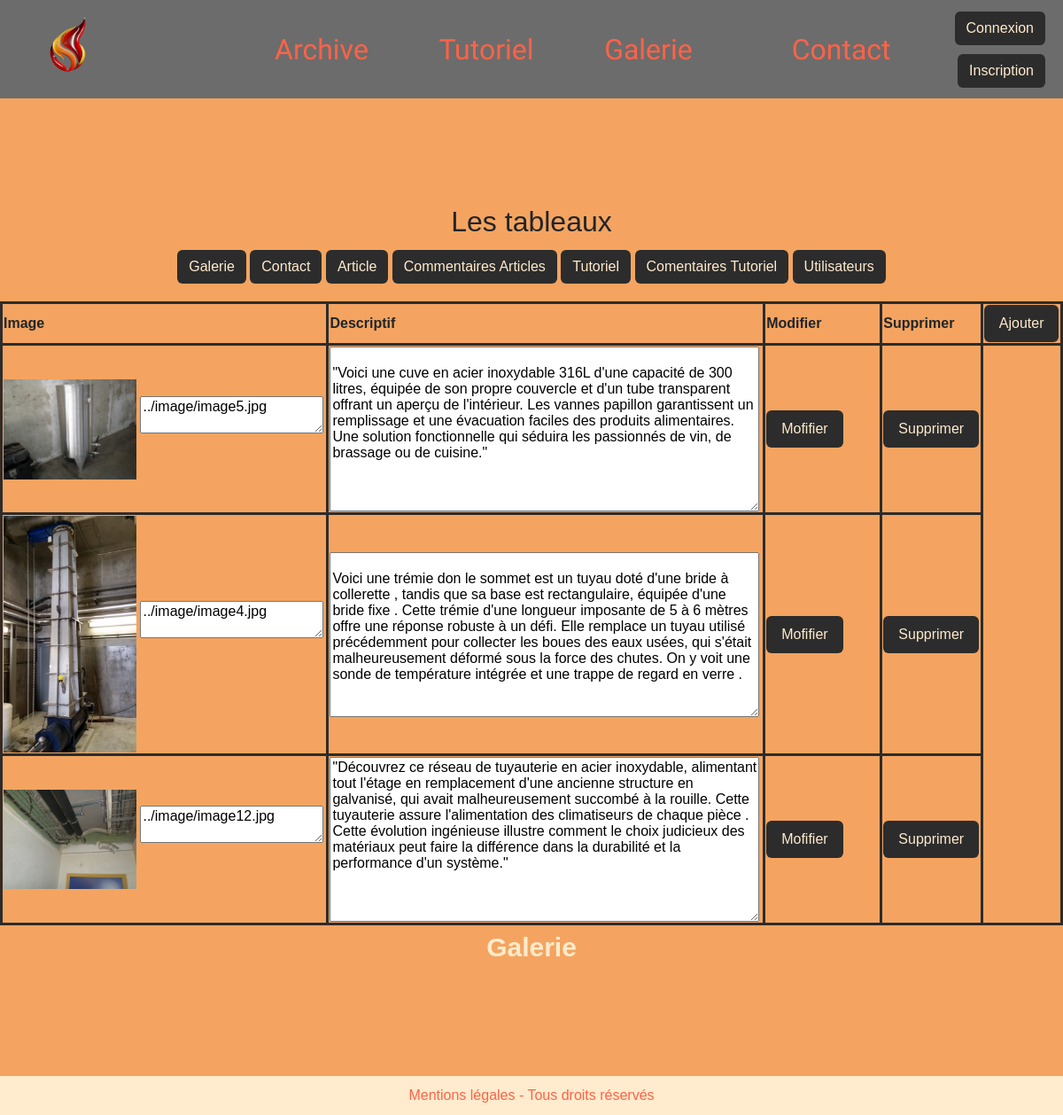
Page /pages/dashboard.php on the committed database.
### tables this page shows
CREATE TABLE `galerie` (
  `id_galerie` int(11) NOT NULL,
  `photo` varchar(100) NOT NULL,
  `descriptif` text NOT NULL
);

### composants/connexion.php (called while the page is built, shortened)
<?php
class ma_connexion{
    private $connexionPDO;
    public function __construct($host, $nom_bd, $user, $password)
    {
        $this -> host = $host;
        $this -> nom_bd = $nom_bd;
        $this -> user = $user;
        $this -> password = $password;
        try {
            $dsn = "mysql:host=" . $this-> host . "; dbname=" . $this-> nom_bd . "; charset:=utf8mb4_unicode_ci";
            $this-> connexionPDO = new PDO($dsn, $this-> user, $this-> password);
            $this-> connexionPDO->setAttribute(PDO::ATTR_ERRMODE, PDO::ERRMODE_EXCEPTION);
        } catch (PDOException $e) {
            echo "Erreur : " . $e->getMessage();
        }
    }
    public function select( $colonne, $table){
        try {
            $select = "SELECT $colonne FROM $table";
            $requete = $this -> connexionPDO -> prepare($select);
            $requete -> execute();
            $afficher = $requete -> fetchAll(PDO::FETCH_ASSOC);
            return $afficher;
        } catch (PDOException $e) {
            echo "Erreur : " . $e->getMessage();
        }
    }
}
$connexion = new ma_connexion("localhost", "bdd_chaudronnerie", "root", "");
?>

### pages/dashboard.php (the view, shortened to what this page needs)
<?php
include "../composants/connexion.php";
?>
<html lang="en">
<head>
    <link href="https://cdn.jsdelivr.net/npm/bootstrap@5.3.1/dist/css/bootstrap.min.css" rel="stylesheet">
    <link rel="stylesheet" href="https://cdnjs.cloudflare.com/ajax/libs/font-awesome/6.4.2/css/all.min.css" />
    <link rel="stylesheet" href="../style.css">
</head>
<body>
<?php include "../composants/header.php" ?>
    <main>
        <div id="corps-dash">
            <div id="btndash">
                <h2>Les tableaux</h2>
                <div>
                    <button class="btn btnDashboard btnGal">Galerie</button>
                    <button class="btn btnDashboard btnCont">Contact</button>
                    <button class="btn btnDashboard btnArt">Article</button>
                    <button class="btn btnDashboard btnComArt">Commentaires Articles</button>
                    <button class="btn btnDashboard btnTuto">Tutoriel</button>
                    <button class="btn btnDashboard btnComTuto">Comentaires Tutoriel</button>
                    <button class="btn btnDashboard btnUtil">Utilisateurs</button>
                </div>
            </div>
            <div class="galerieTable">
                <table class="table-dash">
                    <caption>Galerie</caption>
                    <thead>
                        <tr>
                            <th>Image</th>
                            <th>Descriptif</th>
                            <th>Modifier</th>
                            <th>Supprimer</th>
                            <th>
                                <button type="button" class="btn button" data-bs-toggle="modal" data-bs-target="#ajout-photo">
                                    Ajouter
                                </button>
                            </th>
                        </tr>
                    </thead>
                    <tbody>
                        <?php
                            $galerie = $connexion->select("*", "galerie");
                            foreach ($galerie as $cartes) {
                                echo '
                                <tr>
                                <form id="formModif'. $cartes["id_galerie"] . '" class="forme-form" method="POST" action="../controller.php">
                                    <input class="form" type="hidden" name="id_galerie" value="'. $cartes["id_galerie"] . '">
                                    <td>
                                        <img src="'. $cartes["photo"] . '" width="150">
                                        <textarea type="text" name="photo">' . $cartes['photo'] . '</textarea>
                                    </td>
                                    <td>
                                        <textarea cols="50" rows="10" type="text" name="descriptif">' . $cartes['descriptif'] . '</textarea>
                                    </td>
                                    <td>
                                        <button type="button" class="btn button nico" data-bs-toggle="modal" data-bs-target="#modif-modal'. $cartes["id_galerie"] . '">
                                            Mofifier
                                        </button>
                                    </td>
                                    <td>
                                        <button type="button" class="btn button" data-bs-toggle="modal" data-bs-target="#supp-modal'. $cartes["id_galerie"] . '">
                                            Supprimer
                                        </button>
                                    </td>
                                </form>
                                </tr>
                                <div class="modal fade" id="modif-modal'. $cartes["id_galerie"] . '" tabindex="-1" aria-labelledby="exampleModalLabel" aria-hidden="true">
                                                <button type="submit" class="btn enregistrer" form="formModif'. $cartes["id_galerie"] . '">Enregistrer</button>
                                </div>
                                <div class="modal fade" id="supp-modal'. $cartes["id_galerie"] . '" tabindex="-1" aria-labelledby="exampleModalLabel" aria-hidden="true">
                                                <form id="formSupp'. $cartes["id_galerie"] .'" class="forme-form" method="POST" action="../controller.php">
                                                    <input name="id_galerie" type="hidden" value="'. $cartes["id_galerie"] .'">
                                                </form>
                                                <img src="'. $cartes["photo"] .'" width="300">
                                                <p>'. $cartes["descriptif"] .'</p>
                                                <button type="submit" class="btn enregistrer" form="formSupp'. $cartes["id_galerie"] .'">Supprimer</button>
                                </div>
                            </div>
                            ';
                            }
                            ?>
    </main>
<?php include "../composants/footer.php" ?>
</body>
</html>

### composants/header.php (shortened to what this page needs)
<header>
    <div class="navbar">
        <div class="logo">
            <a id="lien_index" href="../index.php" ><img id="logo" src="../image/Logo.png" alt="Logo"></a>
        </div>
        <div class="centered-links">
            <a id="lien_archive" href="archive.php">Archive</a>
            <a id="lien_tutoriel" href="tutoriel.php">Tutoriel</a>
            <a id="lien_galerie" href="galerie.php">Galerie</a>
        </div>
        <div class="contact">
            <a id="lien_formulaire" href="contact.php">Contact</a>
        </div>
        <div class="button-user">
            <button type="button" class="btn button-compte" data-bs-toggle="modal" data-bs-target="#conn-modal"
            <?php
            if(isset($_SESSION["role"])){
                echo'hidden';
            }
            ?>
            >
                Connexion
            </button>
            <button type="button" class="btn button-compte" data-bs-toggle="modal" data-bs-target="#inscri-modal"
            <?php
            if(isset($_SESSION["role"])){
                echo'hidden';
            }
            ?>
            >
                Inscription
            </button>
    </div>
    </div>
</header>

### composants/footer.php
<footer>
    <a id="lienMention" href="mention-legal.php">Mentions légales - Tous droits réservés</a>
</footer>

### style.css (style rules this page uses)
body { background-color: #F4A460; margin: 0; font-family: Arial, sans-serif; scroll-behavior: smooth; min-height: 100vh; display: flex; flex-direction: column; }
.navbar { background-color: #6C6C6C; overflow: hidden; display: flex; align-items: center; padding: 10px 20px; }
.navbar a { color: #FF6347; text-align: center; text-decoration: none; font-family: 'Wallpoet'; font-size: 2em; padding: 10px 20px; transition: .5s; }
.navbar .logo { position: relative; overflow: hidden; padding-bottom: 1em; }
.navbar .logo img { max-width: 30%; }
#logo { transition: .5s; }
.navbar .centered-links { flex: 2; display: flex; justify-content: space-between; padding: 0 20px; }
.centered-links a { background-image: linear-gradient(to right, #FF6347, rgba(255, 99, 71, 0.3), #FF6347); background-size: 0% 3px; background-repeat: no-repeat; background-position: 0 100%; }
.centered-links a::before { content: ""; position: absolute; bottom: -5px; left: 0; width: 100%; height: 3px; background-color: #FF6347; }
.navbar .contact { flex: 1; text-align: center; }
.contact a { background-image: linear-gradient(to right, #FF6347, rgba(255, 99, 71, 0.3), #FF6347); background-size: 0% 3px; background-repeat: no-repeat; background-position: 0 100%; }
.contact a::before { content: ""; position: absolute; bottom: -5px; left: 0; width: 100%; height: 3px; background-color: #FF6347; }
.button-user { display: flex; flex-direction: column; align-items: flex-end; gap: 10px; }
.button-compte { background-color: #2C2C2C; color: #FFEBCD; transition: .5s ease; }
.button { background-color: #2C2C2C; color: #FFEBCD; }
.forme-form { display: flex; flex-direction: column; justify-content: center; }
@media (max-width: 1240px) { .button { padding: 8px 16px; } }
.nico { margin-right: 40px; }
.table-dash { margin-bottom: 50px; width: 100%; }
.table-dash,th,td { border: 3px solid #2C2C2C; }
table caption { text-align: center; color: #FFEBCD; font-weight: bold; font-size: 30px; }
#corps-dash { margin: 10% 0; }
#btndash { display: flex; flex-direction: column; justify-content: center; align-items: center; gap: 5px; margin-bottom: 20px; }
.btnDashboard { background-color: #2C2C2C; color: #FFEBCD; transition: .5s; }
footer { text-align: center; padding: 10px; background-color: #FFEBCD; margin-top: auto; }
footer a { text-decoration: none; color: #FF6347; transition: .5s; }

### rows in the picture
galerie: photo (picture), photo "../image/image5.jpg", descriptif "\"Voici une cuve en acier inoxydable 316L d'une capacité de 300 litres, équipée de son propre couvercle et d'un tube transparent offrant un aperçu de l'intérieur. Les vannes papillon garantissent un remplissage et une évacuation faciles des produits alimentaires. Une solution fonctionnelle qui séduira les passionnés de vin, de brassage ou de cuisine.\""
galerie: photo (picture), photo "../image/image4.jpg", descriptif "Voici une trémie don le sommet est un tuyau doté d'une bride à collerette , tandis que sa base est rectangulaire, équipée d'une bride fixe . Cette trémie d'une longueur imposante de 5 à 6 mètres offre une réponse robuste à un défi. Elle remplace un tuyau utilisé précédemment pour collecter les boues des eaux usées, qui s'était malheureusement déformé sous la force des chutes. On y voit une sonde de température intégrée et une trappe de regard en verre ."
galerie: photo (picture), photo "../image/image12.jpg", descriptif "\"Découvrez ce réseau de tuyauterie en acier inoxydable, alimentant tout l'étage en remplacement d'une ancienne structure en galvanisé, qui avait malheureusement succombé à la rouille. Cette tuyauterie assure l'alimentation des climatiseurs de chaque pièce . Cette évolution ingénieuse illustre comment le choix judicieux des matériaux peut faire la différence dans la durabilité et la performance d'un système.\""
